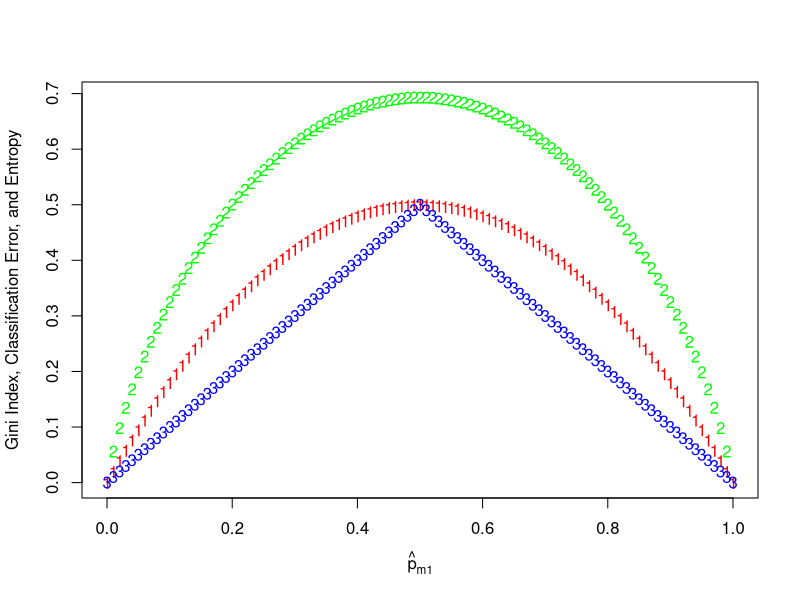
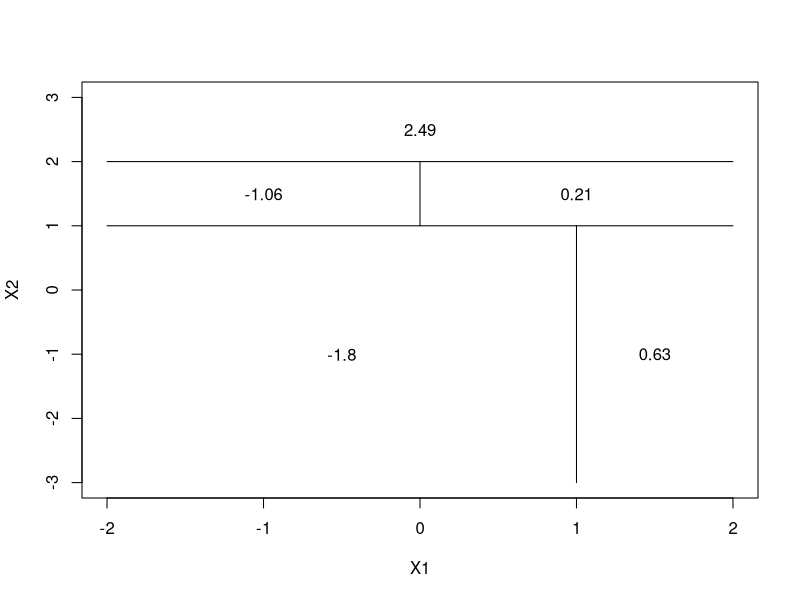

Write the R code that produced these figures, in order.
## ---- chunk 1
# Create p^m1 from 0-1, 0.01 step size
p = seq(0, 1, 0.01)

# Define gini index
gini = p * (1 - p) * 2

# Define entropy
entropy = -(p * log(p) + (1 - p) * log(1 - p))

# Define classification error
class.err = 1 - pmax(p, 1 - p)

# Plot each as a function of p^m1
matplot(p, cbind(gini, entropy, class.err), col = c("red", "green", "blue"),
        xlab = expression(paste(hat(p)[m1])), 
        ylab = "Gini Index, Classification Error, and Entropy")
## ---- chunk 2
par(xpd = NA)
plot(NA, NA, type = "n", xlim = c(-2, 2), ylim = c(-3, 3), xlab = "X1", ylab = "X2")
# X2 < 1
lines(x = c(-2, 2), y = c(1, 1))
# X1 < 1 with X2 < 1
lines(x = c(1, 1), y = c(-3, 1))
text(x = (-2 + 1)/2, y = -1, labels = c(-1.8))
text(x = 1.5, y = -1, labels = c(0.63))
# X2 < 2 with X2 >= 1
lines(x = c(-2, 2), y = c(2, 2))
text(x = 0, y = 2.5, labels = c(2.49))
# X1 < 0 with X2<2 and X2>=1
lines(x = c(0, 0), y = c(1, 2))
text(x = -1, y = 1.5, labels = c(-1.06))
text(x = 1, y = 1.5, labels = c(0.21))

## ---- chunk 3
# Initilize our vector to analyze
p = c(0.1, 0.15, 0.2, 0.2, 0.55, 0.6, 0.6, 0.65, 0.7, 0.75)

# First looking at majority approach

# Checks if the sum of probabilities that are > 50% that class is Red
# is greater than the sum of probabilities that are < 50% that class is Red
sum(p >= 0.5) > sum(p < 0.5)

# Looking at mean approach
mean(p) 
